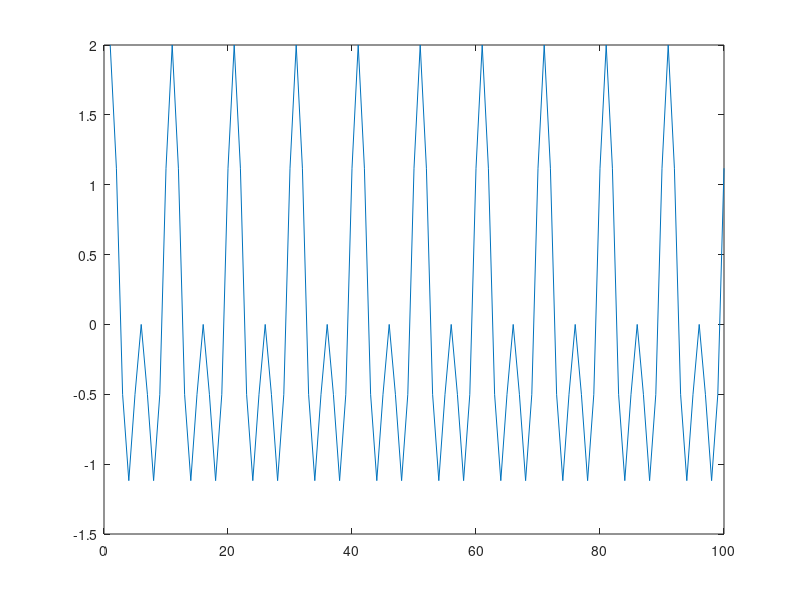
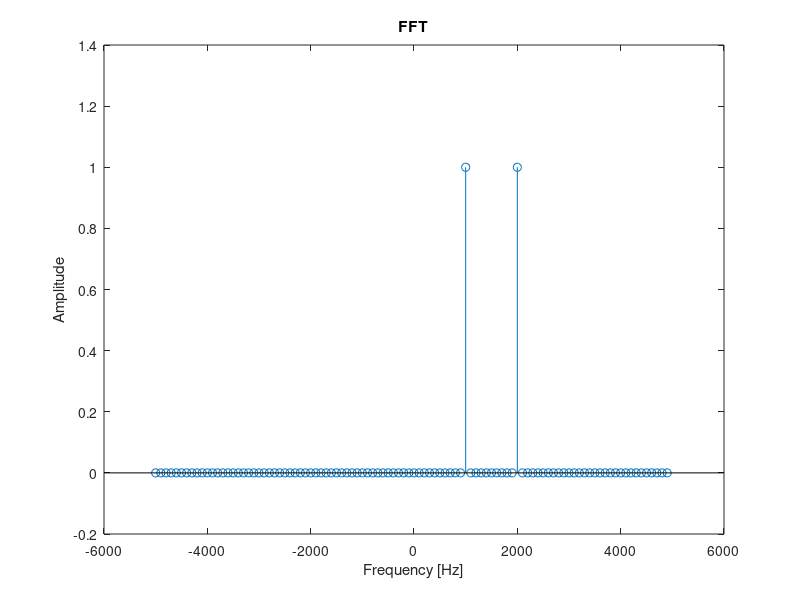

Recreate these plots in MATLAB, in order. (Note: this script raises an error after producing the figures.)
close all


close all
clear
fs=10e3;
f=2e3;
f2=f/2;
t=0:1/fs:0.01-1/fs;
x=exp(1i*2*pi*f*t);
x2=exp(1i*2*pi*f2*t);
x=x+x2;
plot(real(x));

faxis=0:fs/length(t):fs-fs/length(t);
faxis=faxis-fs/2;

%% fft
X=fft(x);
X=X/length(X);
X=fftshift(X);

figure
stem(faxis,real(X));
title("FFT")
xlabel("Frequency [Hz]")
ylabel("Amplitude")

%% export dat

r=real(x);

f= fopen('./data/2_sine_signal.bin','wb');
fwrite(f,[length(x),1],'int');
fwrite(f,real(x),'single');
fwrite(f,imag(x),'single');
fclose(f);


